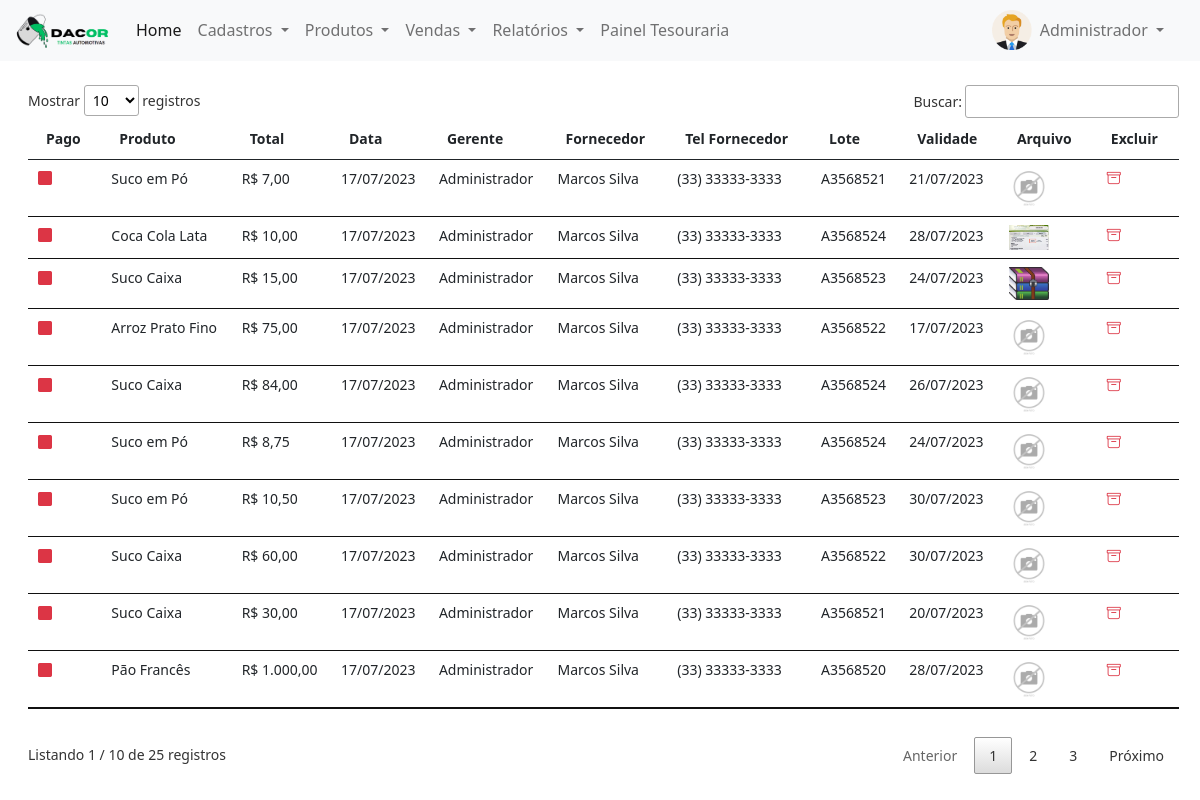
/login/painel-adm/index.php?pagina=compras (signed in), run on the app's committed database.
### tables this page shows
CREATE TABLE `usuarios` (
  `id` int(11) NOT NULL,
  `nome` varchar(50) NOT NULL,
  `email` varchar(50) NOT NULL,
  `cpf` varchar(20) NOT NULL,
  `senha` varchar(20) NOT NULL,
  `nivel` varchar(20) NOT NULL
);

CREATE TABLE `compras` (
  `id` int(11) NOT NULL,
  `total` decimal(8,2) NOT NULL,
  `data` date NOT NULL,
  `usuario` int(11) NOT NULL,
  `fornecedor` int(11) NOT NULL,
  `pago` varchar(5) NOT NULL,
  `quantidade` int(11) DEFAULT NULL,
  `produto` int(11) DEFAULT NULL,
  `lote` varchar(100) DEFAULT NULL,
  `validade` date DEFAULT NULL,
  `alerta` int(11) DEFAULT NULL,
  `arquivo` varchar(100) DEFAULT NULL
);

CREATE TABLE `produtos` (
  `id` int(11) NOT NULL,
  `codigo` varchar(30) NOT NULL,
  `nome` varchar(50) NOT NULL,
  `descricao` varchar(200) NOT NULL,
  `estoque` int(11) NOT NULL,
  `valor_compra` decimal(8,2) NOT NULL,
  `valor_venda` decimal(8,2) NOT NULL,
  `fornecedor` int(11) NOT NULL,
  `categoria` int(11) NOT NULL,
  `foto` varchar(120) DEFAULT NULL,
  `lucro` decimal(8,2) NOT NULL,
  `estoque_min` int(11) NOT NULL,
  `lote` varchar(100) DEFAULT NULL,
  `validade` date DEFAULT NULL
);

CREATE TABLE `fornecedores` (
  `id` int(11) NOT NULL,
  `nome` varchar(50) NOT NULL,
  `tipo_pessoa` varchar(10) NOT NULL,
  `cpf` varchar(20) DEFAULT NULL,
  `email` varchar(50) DEFAULT NULL,
  `telefone` varchar(20) DEFAULT NULL,
  `endereco` varchar(120) DEFAULT NULL
);

### login/painel-adm/compras.php (the view, shortened to what this page needs)
<?php
$pag = 'compras';
require_once('../conexao.php');
?>
<div class="mt-4" style="margin-right:25px">
	<?php
	$query = $pdo->query("SELECT * from compras order by id desc");
	$res = $query->fetchAll(PDO::FETCH_ASSOC);
	$total_reg = @count($res);
	if($total_reg > 0){
		?>
		<small>
			<table id="example" class="table table-hover my-4" style="width:100%">
				<thead>
					<tr>
						<th>Pago</th>
						<th>Produto</th>
						<th>Total</th>
						<th>Data</th>
						<th>Gerente</th>
						<th>Fornecedor</th>
						<th>Tel Fornecedor</th>
						<th>Lote</th>
						<th>Validade</th>
						<th>Arquivo</th>
						<th>Excluir</th>
					</tr>
				</thead>
				<tbody>
					<?php
					for($i=0; $i < $total_reg; $i++){
							$arquivo = $res[$i]['arquivo'];
							$id_usu = $res[$i]['usuario'];
						$query_f = $pdo->query("SELECT * from usuarios where id = '$id_usu'");
						$res_f = $query_f->fetchAll(PDO::FETCH_ASSOC);
						$total_reg_f = @count($res_f);
						if($total_reg_f > 0){
							$nome_usuario = $res_f[0]['nome'];
						}
						$id_forn = $res[$i]['fornecedor'];
						$query_f = $pdo->query("SELECT * from fornecedores where id = '$id_forn'");
						$res_f = $query_f->fetchAll(PDO::FETCH_ASSOC);
						$total_reg_f = @count($res_f);
						if($total_reg_f > 0){
							$nome_forn = $res_f[0]['nome'];
							$tel_forn = $res_f[0]['telefone'];
						}
						$id_prod = $res[$i]['produto'];
						$nome_prod = '';
						$query_f = $pdo->query("SELECT * from produtos where id = '$id_prod'");
						$res_f = $query_f->fetchAll(PDO::FETCH_ASSOC);
						$total_reg_f = @count($res_f);
						if($total_reg_f > 0){
							$nome_prod = $res_f[0]['nome'];
						}
						if($res[$i]['pago'] == 'Sim'){
							$classe = 'text-success';
						}else{
							$classe = 'text-danger';
						}
$ext = pathinfo($arquivo, PATHINFO_EXTENSION);
if($ext == 'pdf'){
	$tumb_arquivo = 'pdf.png';
}else if($ext == 'rar' || $ext == 'zip'){
	$tumb_arquivo = 'rar.png';
}else if($ext == 'doc' || $ext == 'docx' || $ext == 'txt'){
	$tumb_arquivo = 'word.png';
}else if($ext == 'xlsx' || $ext == 'xlsm' || $ext == 'xls'){
	$tumb_arquivo = 'excel.png';
}else if($ext == 'xml'){
	$tumb_arquivo = 'xml.png';
}else{
	$tumb_arquivo = $arquivo;
}
if($arquivo == ""){
	$tumb_arquivo = 'sem-foto.jpg';
}
						?>
						<tr>
							<td>								<i class="bi bi-square-fill <?php echo $classe ?>"></i>
								</td>
									<td><?php echo $nome_prod ?></td>
							<td>R$ <?php echo number_format($res[$i]['total'], 2, ',', '.'); ?></td>
							<td><?php echo implode('/', array_reverse(explode('-', $res[$i]['data']))); ?></td>
							<td><?php echo $nome_usuario ?></td>
							<td><?php echo $nome_forn ?></td>
							<td><?php echo $tel_forn ?></td>
							<td><?php echo $res[$i]['lote'] ?></td>
							<td><?php echo implode('/', array_reverse(explode('-', $res[$i]['validade']))); ?></td>
							<td><a target="_blank" href="../img/arquivos/<?php echo $arquivo ?>"><img src="../img/arquivos/<?php echo $tumb_arquivo ?>" width="40px"></a></td>
							<td>
								<?php if($res[$i]['pago'] != 'Sim'){ ?>
								<a href="index.php?pagina=<?php echo $pag ?>&funcao=deletar&id=<?php echo $res[$i]['id'] ?>" title="Excluir Registro" style="text-decoration: none">
									<i class="bi bi-archive text-danger mx-1"></i>
								</a>
							<?php } ?>
							</td>
						</tr>
					<?php } ?>
				</tbody>
			</table>
		</small>
	<?php }else{
		echo '<p>Não existem dados para serem exibidos!!';
	} ?>
</div>

### login/painel-adm/index.php (shortened to what this page needs)
<?php
require_once('../conexao.php');
$menu1 = 'home';
$menu2 = 'usuarios';
$menu3 = 'fornecedores';
$menu4 = 'categorias';
$menu5 = 'produtos';
$menu6 = 'compras';
$query = $pdo->query("SELECT * from usuarios WHERE id = '$_SESSION[id_usuario]'");
$res = $query->fetchAll(PDO::FETCH_ASSOC);
$nome_usu = $res[0]['nome'];
 ?>
<!DOCTYPE html>
<html>
<head>
	<link href="https://cdn.jsdelivr.net/npm/bootstrap@5.0.0-beta1/dist/css/bootstrap.min.css" rel="stylesheet">
	<link rel="stylesheet" type="text/css" href="../vendor/DataTables/datatables.min.css"/>
	<link rel="stylesheet" href="https://cdn.jsdelivr.net/npm/bootstrap-icons@1.3.0/font/bootstrap-icons.css">
</head>
<body>
	<nav class="navbar navbar-expand-lg navbar-light bg-light">
  <div class="container-fluid">
    <a class="navbar-brand" href="index.php">
    	<img src="../img/logo-painel.png" width="100">
    </a>
    <div class="collapse navbar-collapse" id="navbarSupportedContent">
      <ul class="navbar-nav me-auto mb-2 mb-lg-0">
        <li class="nav-item">
          <a class="nav-link active" aria-current="page" href="index.php?pagina=<?php echo $menu1 ?>">Home</a>
        </li>
        <li class="nav-item dropdown">
          <a class="nav-link dropdown-toggle" href="#" id="navbarDropdown" role="button" data-bs-toggle="dropdown" aria-expanded="false">
            Cadastros
          </a>
        </li>
        <li class="nav-item dropdown">
          <a class="nav-link dropdown-toggle" href="#" id="navbarDropdown" role="button" data-bs-toggle="dropdown" aria-expanded="false">
            Produtos
          </a>
        </li>
         <li class="nav-item dropdown">
          <a class="nav-link dropdown-toggle" href="#" id="navbarDropdown" role="button" data-bs-toggle="dropdown" aria-expanded="false">
            Vendas
          </a>
        </li>
        <li class="nav-item dropdown">
          <a class="nav-link dropdown-toggle" href="#" id="navbarDropdown" role="button" data-bs-toggle="dropdown" aria-expanded="false">
            Relatórios
          </a>
        </li>
        <li class="nav-item">
          <a class="nav-link" href="../painel-tesoureiro" target="_blank">Painel Tesouraria</a>
        </li>
      </ul>
      <div class="d-flex mx-3">
        <img src="../img/icone-user.png" width="40px" height="40px">
    <div class="collapse navbar-collapse" id="navbarNavDarkDropdown">
      <ul class="navbar-nav">
        <li class="nav-item dropdown">
          <a class="nav-link dropdown-toggle" href="#" id="navbarDarkDropdownMenuLink" role="button" data-bs-toggle="dropdown" aria-expanded="false">
            <?php echo $nome_usu ?>
          </a>
        </li>
      </ul>
    </div>
       </div>
    </div>
  </div>
</nav>
<div class="container-fluid mt-2 mx-3">
<?php
if(@$_GET['pagina'] == $menu1){
	require_once($menu1. '.php');
}
else if(@$_GET['pagina'] == $menu2){
	require_once($menu2. '.php');
}
else if(@$_GET['pagina'] == $menu3){
	require_once($menu3. '.php');
}
else if(@$_GET['pagina'] == $menu4){
	require_once($menu4. '.php');
}
else if(@$_GET['pagina'] == $menu5){
  require_once($menu5. '.php');
}
else if(@$_GET['pagina'] == $menu6){
  require_once($menu6. '.php');
}
 ?>
</div>
</body>
</html>
<link href="https://cdn.jsdelivr.net/npm/select2@4.1.0-rc.0/dist/css/select2.min.css" rel="stylesheet" />

### data on the page
usuarios: nome "Administrador"
compras: produtos.nome "Suco em Pó", total "7,00", data "17/07/2023", usuarios.nome "Administrador", fornecedores.nome "Marcos Silva", fornecedores.telefone "(33) 33333-3333", lote "A3568521", validade "21/07/2023", arquivo (picture)
compras: produtos.nome "Coca Cola Lata", total "10,00", data "17/07/2023", usuarios.nome "Administrador", fornecedores.nome "Marcos Silva", fornecedores.telefone "(33) 33333-3333", lote "A3568524", validade "28/07/2023", arquivo (picture)
compras: produtos.nome "Suco Caixa", total "15,00", data "17/07/2023", usuarios.nome "Administrador", fornecedores.nome "Marcos Silva", fornecedores.telefone "(33) 33333-3333", lote "A3568523", validade "24/07/2023", shows a picture
produtos: nome "Arroz Prato Fino"
compras: total "75,00", data "17/07/2023", lote "A3568522", validade "17/07/2023", pago "Não" (drawn)
fornecedores: nome "Marcos Silva", telefone "(33) 33333-3333"
produtos: nome "Suco Caixa"
compras: total "84,00", data "17/07/2023", lote "A3568524", validade "26/07/2023", pago "Não" (drawn)
produtos: nome "Suco em Pó"
compras: total "8,75", data "17/07/2023", lote "A3568524", validade "24/07/2023", pago "Não" (drawn)
compras: total "10,50", data "17/07/2023", lote "A3568523", validade "30/07/2023", pago "Não" (drawn)
compras: total "60,00", data "17/07/2023", lote "A3568522", validade "30/07/2023", pago "Não" (drawn)
compras: total "30,00", data "17/07/2023", lote "A3568521", validade "20/07/2023", pago "Não" (drawn)
produtos: nome "Pão Francês"
compras: total "1.000,00", data "17/07/2023", lote "A3568520", validade "28/07/2023", pago "Não" (drawn)
